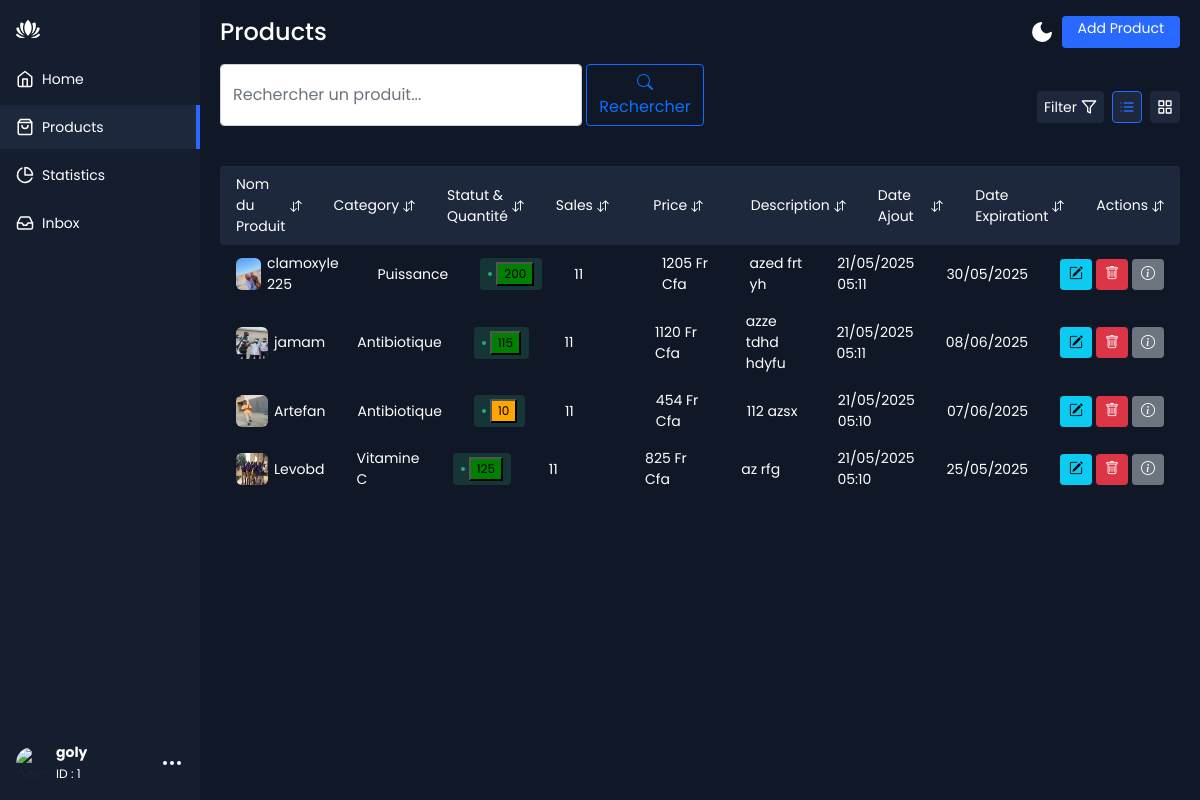
The page /produit/ (signed in) on the database as committed earlier.
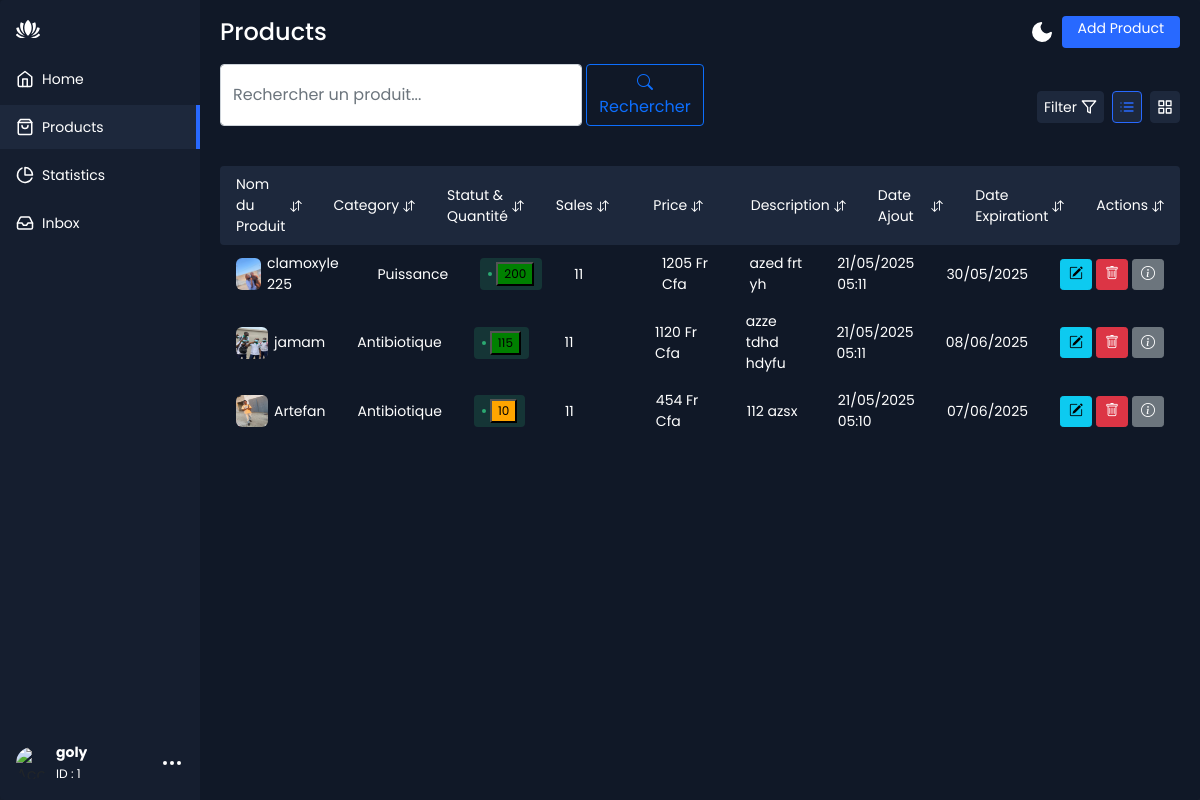
The same page on the database as committed later.
### Produits/models.py (models this page shows, shortened)
class Produit(models.Model):
    name = models.CharField(max_length=200)
    category = models.ForeignKey(Category, on_delete=models.CASCADE)
    price = models.IntegerField()
    quantite = models.PositiveIntegerField()
    description = models.TextField()
    date_ajout = models.DateTimeField(auto_now_add=True)
    date_expiration = models.DateTimeField()
    image = models.ImageField(upload_to='produits/', null=True, blank=True)
    class Meta:
        ordering = ['-date_ajout']
    def statut_quantite(self):
        if self.quantite == 0:
            return 'red'
        elif self.quantite <= 10:
            return 'orange'
        else:
            return 'green'

class Category(models.Model):
    name = models.CharField(max_length=200)

### Produits/views.py (the view)
# urls.py: path('produit/', produit_list.as_view(), name='produit'),  # liste des produits
class produit_list(LoginRequiredMixin, ListView):
    model = Produit
    template_name = 'produit.html'
    context_object_name = 'produits'

### Produits/templates/produit.html (shortened to what the changed rows need)
{% load static %}
<!DOCTYPE html>
<html lang="en" >
<head>
  <link rel="stylesheet" href="https://cdnjs.cloudflare.com/ajax/libs/normalize/5.0.0/normalize.min.css">
  <link rel="stylesheet" href="{% static 'bootstrap.min.css' %}">
  <link rel="stylesheet" href="{% static 'style.css' %}">
  <link rel="stylesheet" href="https://cdn.jsdelivr.net/npm/bootstrap-icons@1.11.1/font/bootstrap-icons.css">
</head>
<body>
<div class="app-container">
  <div class="app-content">
    <div class="app-content-header">
      <h1 class="app-content-headerText">Products</h1>
    </div>
    <div class="products-area-wrapper tableView">
        {% for n in object_list %}
        <div class="products-row">
          <div class="product-cell image">
            {% if n.image %}
              <img src="{{ n.image.url }}" alt="{{ n.name }}">
            {% else %}
            <img src="{{ Produits.image.url }}" alt="Image non disponible" class="img-thumbnail" width="150">
            {% endif %}
            <span>{{ n.name }}</span>
          </div>
          <div class="product-cell category"><span class="cell-label">Catégorie:</span>{{ n.category.name }}</div>
          <div class="product-cell status-cell">
            <span class="status active">
              <button class="button {{ n.statut_quantite }}">{{ n.quantite }}</button>
            </span>
          </div>
          <div class="product-cell sales"><span class="cell-label">Ventes:</span>11</div>
          <div class="product-cell price"><span class="cell-label">Prix:</span>{{ n.price }} Fr Cfa</div>
          <div class="product-cell description"><span class="cell-label">Description:</span>{{ n.description }}</div>
          <div class="product-cell date"><span class="cell-label">Ajouté le:</span>{{ n.date_ajout|date:"d/m/Y m:h" }}</div>
          <div class="product-cell date"><span class="cell-label">Expire le:</span>{{ n.date_expiration|date:"d/m/Y" }}</div>
          <div class="product-cell Actions">
              <a href="{% url 'modifier' n.pk %}" class="btn btn-info btn-sm me-1" title="Modifier"><i class="bi bi-pencil-square"></i></a>
              <a href="{% url 'produit_supprimer' n.pk %}" class="btn btn-danger btn-sm me-1" data-id="{{ n.id }}" title="Supprimer"><i class="bi bi-trash"></i></a>
              <a href="{% url 'produit_detail' n.pk %} "class="btn btn-secondary btn-sm" title="Détails"><i class="bi bi-info-circle"></i></a>
          </div>
        </div>
      {% endfor %}
  </div>
</div>
</body>
</html>

Rows that differ between the two databases and show on the page:
removed Produit: image (picture), name "Levobd", category.name "Vitamine C", quantite "125", price "825", description "az rfg", date_ajout "21/05/2025 05:10", date_expiration "25/05/2025"
